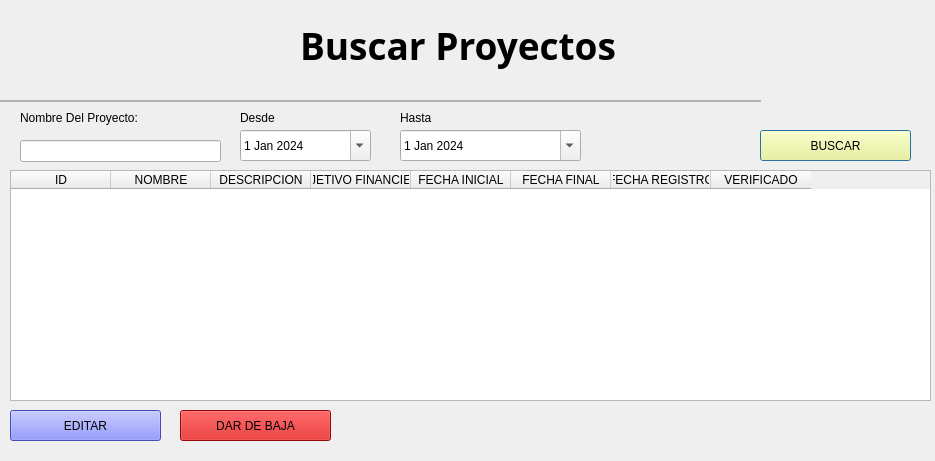
<?xml version="1.0" encoding="UTF-8"?>
<ui version="4.0">
 <class>Historial</class>
 <widget class="QDialog" name="Historial">
  <property name="geometry">
   <rect>
    <x>0</x>
    <y>0</y>
    <width>935</width>
    <height>461</height>
   </rect>
  </property>
  <property name="windowTitle">
   <string>Dialog</string>
  </property>
  <widget class="QLabel" name="label_6">
   <property name="geometry">
    <rect>
     <x>400</x>
     <y>110</y>
     <width>101</width>
     <height>16</height>
    </rect>
   </property>
   <property name="text">
    <string>Hasta</string>
   </property>
  </widget>
  <widget class="QLineEdit" name="txtNombreP">
   <property name="geometry">
    <rect>
     <x>20</x>
     <y>140</y>
     <width>201</width>
     <height>22</height>
    </rect>
   </property>
  </widget>
  <widget class="QLabel" name="label">
   <property name="geometry">
    <rect>
     <x>60</x>
     <y>10</y>
     <width>91</width>
     <height>81</height>
    </rect>
   </property>
   <property name="text">
    <string/>
   </property>
   <property name="pixmap">
    <pixmap>../imagenes/logo.png</pixmap>
   </property>
   <property name="scaledContents">
    <bool>true</bool>
   </property>
  </widget>
  <widget class="QLabel" name="label_7">
   <property name="geometry">
    <rect>
     <x>300</x>
     <y>20</y>
     <width>361</width>
     <height>51</height>
    </rect>
   </property>
   <property name="font">
    <font>
     <family>Agency FB</family>
     <pointsize>28</pointsize>
     <bold>true</bold>
    </font>
   </property>
   <property name="text">
    <string>Buscar Proyectos</string>
   </property>
  </widget>
  <widget class="QPushButton" name="btnBuscar">
   <property name="geometry">
    <rect>
     <x>760</x>
     <y>130</y>
     <width>151</width>
     <height>31</height>
    </rect>
   </property>
   <property name="cursor">
    <cursorShape>PointingHandCursor</cursorShape>
   </property>
   <property name="styleSheet">
    <string notr="true">background-color: rgb(255, 255, 127);</string>
   </property>
   <property name="text">
    <string>BUSCAR</string>
   </property>
  </widget>
  <widget class="QDateEdit" name="txtFechaDesde">
   <property name="geometry">
    <rect>
     <x>240</x>
     <y>130</y>
     <width>131</width>
     <height>31</height>
    </rect>
   </property>
   <property name="dateTime">
    <datetime>
     <hour>5</hour>
     <minute>0</minute>
     <second>0</second>
     <year>2024</year>
     <month>1</month>
     <day>1</day>
    </datetime>
   </property>
   <property name="calendarPopup">
    <bool>true</bool>
   </property>
  </widget>
  <widget class="QLabel" name="label_2">
   <property name="geometry">
    <rect>
     <x>20</x>
     <y>110</y>
     <width>161</width>
     <height>16</height>
    </rect>
   </property>
   <property name="text">
    <string>Nombre Del Proyecto:</string>
   </property>
  </widget>
  <widget class="QLabel" name="label_5">
   <property name="geometry">
    <rect>
     <x>240</x>
     <y>110</y>
     <width>111</width>
     <height>16</height>
    </rect>
   </property>
   <property name="text">
    <string>Desde</string>
   </property>
  </widget>
  <widget class="QDateEdit" name="txtFechaHasta">
   <property name="geometry">
    <rect>
     <x>400</x>
     <y>130</y>
     <width>181</width>
     <height>31</height>
    </rect>
   </property>
   <property name="dateTime">
    <datetime>
     <hour>5</hour>
     <minute>0</minute>
     <second>0</second>
     <year>2024</year>
     <month>1</month>
     <day>1</day>
    </datetime>
   </property>
   <property name="calendarPopup">
    <bool>true</bool>
   </property>
  </widget>
  <widget class="QFrame" name="frame">
   <property name="geometry">
    <rect>
     <x>0</x>
     <y>100</y>
     <width>761</width>
     <height>2</height>
    </rect>
   </property>
   <property name="maximumSize">
    <size>
     <width>16777215</width>
     <height>2</height>
    </size>
   </property>
   <property name="styleSheet">
    <string notr="true">
background-color: rgb(229, 229, 229);</string>
   </property>
   <property name="frameShape">
    <enum>QFrame::StyledPanel</enum>
   </property>
   <property name="frameShadow">
    <enum>QFrame::Raised</enum>
   </property>
  </widget>
  <widget class="QTableWidget" name="tblHistorial">
   <property name="geometry">
    <rect>
     <x>10</x>
     <y>170</y>
     <width>921</width>
     <height>231</height>
    </rect>
   </property>
   <column>
    <property name="text">
     <string>ID</string>
    </property>
   </column>
   <column>
    <property name="text">
     <string>NOMBRE</string>
    </property>
   </column>
   <column>
    <property name="text">
     <string>DESCRIPCION</string>
    </property>
   </column>
   <column>
    <property name="text">
     <string>OBJETIVO FINANCIERO</string>
    </property>
   </column>
   <column>
    <property name="text">
     <string>FECHA INICIAL</string>
    </property>
   </column>
   <column>
    <property name="text">
     <string>FECHA FINAL</string>
    </property>
   </column>
   <column>
    <property name="text">
     <string>FECHA REGISTRO</string>
    </property>
   </column>
   <column>
    <property name="text">
     <string>VERIFICADO</string>
    </property>
   </column>
  </widget>
  <widget class="QPushButton" name="btnBuscar_2">
   <property name="geometry">
    <rect>
     <x>10</x>
     <y>410</y>
     <width>151</width>
     <height>31</height>
    </rect>
   </property>
   <property name="cursor">
    <cursorShape>PointingHandCursor</cursorShape>
   </property>
   <property name="styleSheet">
    <string notr="true">background-color: rgb(97, 105, 255);</string>
   </property>
   <property name="text">
    <string>EDITAR</string>
   </property>
  </widget>
  <widget class="QPushButton" name="btnBuscar_3">
   <property name="geometry">
    <rect>
     <x>180</x>
     <y>410</y>
     <width>151</width>
     <height>31</height>
    </rect>
   </property>
   <property name="cursor">
    <cursorShape>PointingHandCursor</cursorShape>
   </property>
   <property name="styleSheet">
    <string notr="true">background-color: rgb(207, 13, 13);</string>
   </property>
   <property name="text">
    <string>DAR DE BAJA</string>
   </property>
  </widget>
 </widget>
 <resources/>
 <connections/>
</ui>
